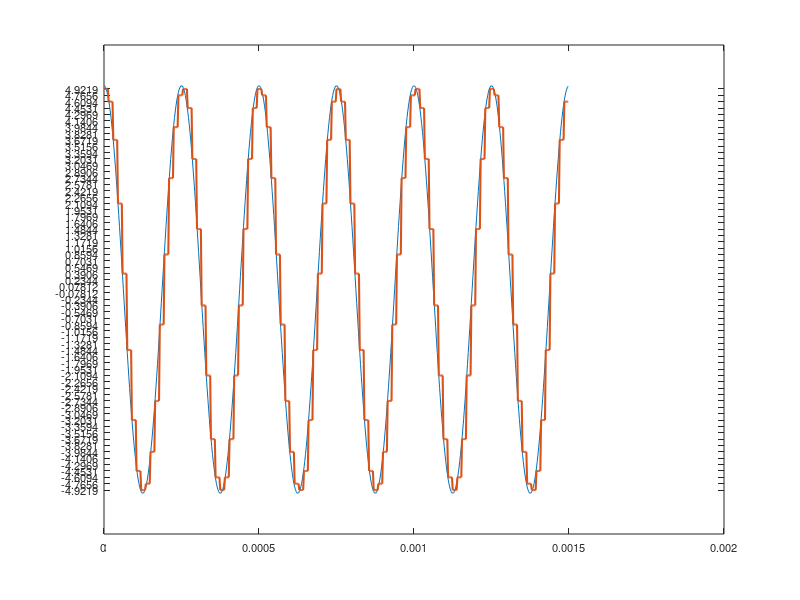

This figure's MATLAB source: (Note: this script raises an error after producing the figure.)
% PAM and PCM Script
% by David Castillo, Soledad Villegas

close all
clear all
clc

% Create parameters to overlap of sinusoidal
% Signal_1
A=1;                    % Amplitud de la señal de informacion
fm=4e3;                 % Frequencia de la señal de informacion
wm=2*pi*fm;             % Frecuencia de la señal de informacion en radianes
tm=1/fm;                % Periodo de la señal de informacion

factor=50;                        % Factor de muestreo
frecuenciaNyquist=2*fm;           % Tasa de Nyquist
fs=factor*frecuenciaNyquist;      % Frecuencia de muestreo
ts=1/fs;                          % Periodo de muestreo

rangoDinamico=5;                  % Rango de variacion de la señal de informacion
snrQuatizationdB = 35;
snrQuatization = 10^(snrQuatizationdB/10);

% Para obtener el numero de niveles en una cuantizacion uniforme
L = sqrt(snrQuatization/3);

if L==0 || L < 0
    disp('Fuera del Rango Establecido')
elseif L > 0 && L<=1
    L=1
elseif L>1 && L<=2
    L=2
elseif L>2 && L<=4
    L=4
elseif L>4 && L<=8
    L=8
elseif L>8 && L<=16
    L=16
elseif L>16 && L<=32
    L=32
elseif L>32 && L<=64
    L=64
elseif L>64 && L<=128
    L=128
elseif L>128 && L<=256
    L=256
end

n = log(L)/log(2); %Numero de Bits

% Armo el numero de muestras para 3 Periodos
d = tm;       % Duracion de la señal
numMuestras = tm/ts;

t = 0:ts:d*n; %Vector de Tiempo
F = A*cos(2*pi*fm.*t)

% Acondicionamiento O normalizacion
F = F/max(F);
F = F*rangoDinamico;

% Senal Cuadrada
squareSignal = zeros(1,n);
squareSignal(1:n/2)=1;
squareSignal = repmat(squareSignal,1,numMuestras)
F(end)=[]
t(end)=[]

% Muestreo
pam_F = F.*squareSignal;

% Retencion
pam_Fr=reshape(pam_F,n,[])
PAM = pam_Fr(1,:)
pamSiganl = zeros(1,n)
pampam = []
k=1;
for i=1:1:length(pam_Fr)
    for j=1:1:n
        pampam(k) = PAM(i);
        k=k+1;
    end
end

% Creo un Vector con los niveles de cuantificacion
a = rangoDinamico*2/L;
valoresCuatificacion = -5+a/2:a:5-a/2;


%PAM
vector = pampam;
for i=1:1:length(pampam)
    if pampam(i) >= valoresCuatificacion(end)
        pampam(i) = valoresCuatificacion(end);
        vector(i) = L;
    elseif pampam(i) <= valoresCuatificacion(1)
        pampam(i) = valoresCuatificacion(1);
        vector(i) = 0;
    else
        for j=1:1:L
            if (pampam(i) > valoresCuatificacion(j) && pampam(i) < valoresCuatificacion(j) + a/2) || (pampam(i) < valoresCuatificacion(j) && pampam(i) > valoresCuatificacion(j) - a/2) 
                pampam(i) = valoresCuatificacion(j);
                vector(i)=j;
            end
        end
    end
end

figure
plot(t,F,t,pampam, 'LineWidth',1.5)
yticks(valoresCuatificacion)
style = get(gca,'XTickLabel');  
set(gca,'XTickLabel',style,'fontsize',8)
set(gca,'XTickLabelMode','auto')

pcm =reshape(vector,n,[]);
pcm_r = pcm(1,:);
pcm_r=dec2bin(pcm_r);
pcm_r(:,1)=[]

trama=vector;
k=1;
for i=1:1:length(pcm_r)
    for j=1:1:n
       trama(k) = string(pcm_r(i,j));
       k=k+1;
    end
end
